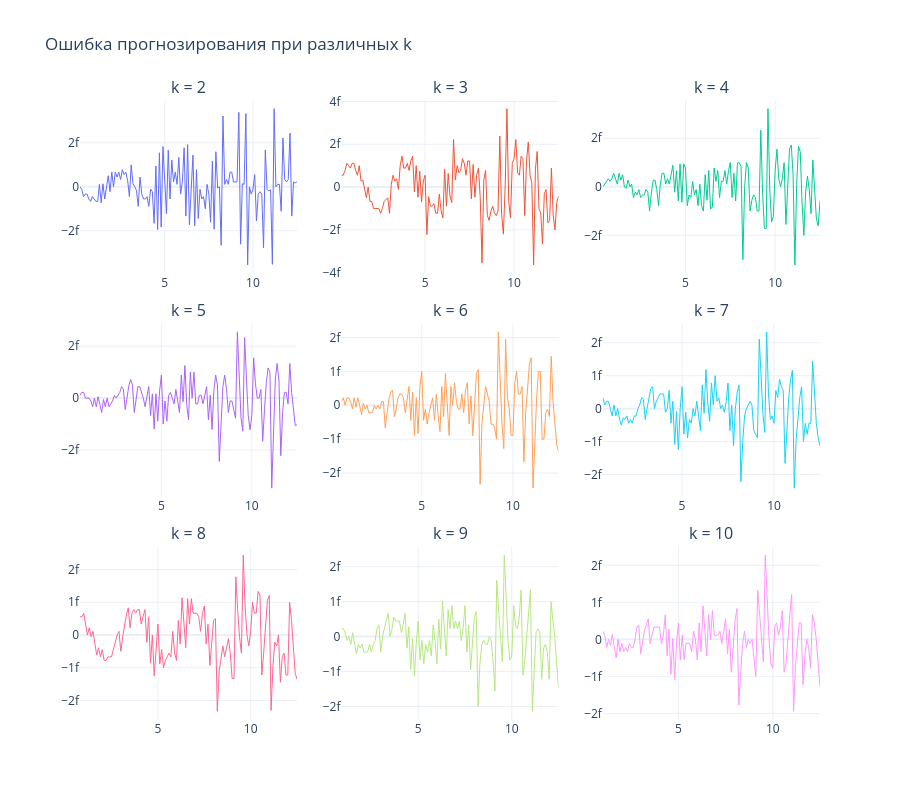

Source (notebook cell):
### Markdown cell above
## Анализ влияния параметров

### Влияние параметра k (размер входного окна)

Исследуем, как число предыдущих значений $k$ (от 2 до 10) влияет на точность прогнозирования.

### Code cell
k_values = list(range(2, 11))
mse_by_k = []
mae_by_k = []

fig_k = make_subplots(
    rows=3, cols=3,
    subplot_titles=[f"k = {k_val}" for k_val in k_values],
    vertical_spacing=0.08,
    horizontal_spacing=0.06
)

for idx, k_val in enumerate(k_values):
    W_k, P_k, T_k = build_linear_nn(x, k_val)
    y_k = predict(W_k, P_k).flatten()
    e_k = x[k_val:] - y_k

    mse_k = np.mean(e_k ** 2)
    mae_k = np.mean(np.abs(e_k))
    mse_by_k.append(mse_k)
    mae_by_k.append(mae_k)

    row = idx // 3 + 1
    col = idx % 3 + 1

    fig_k.add_trace(go.Scatter(
        x=t[k_val:], y=e_k,
        mode="lines",
        line=dict(width=1),
        name=f"e (k={k_val})",
        showlegend=False
    ), row=row, col=col)

fig_k.update_layout(
    height=800,
    template="plotly_white",
    title_text="Ошибка прогнозирования при различных k"
)
fig_k.write_html("outputs/error_by_k.html")
fig_k.show()

print("\n  k  |    MSE       |    MAE")
print("-----|--------------|-------------")
for k_val, m, a in zip(k_values, mse_by_k, mae_by_k):
    print(f"  {k_val}  |  {m:.6e}  |  {a:.6e}")
